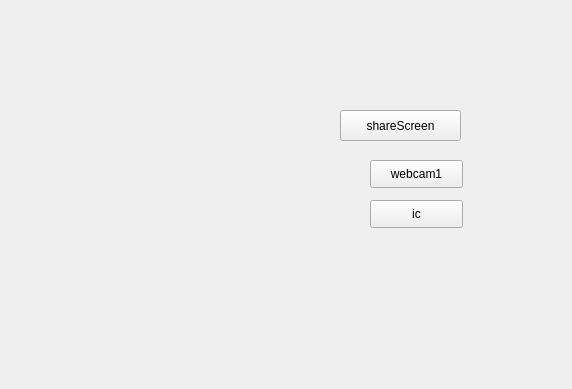
<?xml version="1.0" encoding="UTF-8"?>
<ui version="4.0">
 <class>CDlgShareDynBmps_qtClass</class>
 <widget class="QWidget" name="CDlgShareDynBmps_qtClass">
  <property name="geometry">
   <rect>
    <x>0</x>
    <y>0</y>
    <width>572</width>
    <height>389</height>
   </rect>
  </property>
  <property name="windowTitle">
   <string>CDlgShareDynBmps_qt</string>
  </property>
  <widget class="QWidget" name="widget_pic0" native="true">
   <property name="geometry">
    <rect>
     <x>40</x>
     <y>30</y>
     <width>481</width>
     <height>331</height>
    </rect>
   </property>
   <widget class="QPushButton" name="pushButton_shareScreen">
    <property name="geometry">
     <rect>
      <x>300</x>
      <y>80</y>
      <width>121</width>
      <height>31</height>
     </rect>
    </property>
    <property name="text">
     <string>shareScreen</string>
    </property>
   </widget>
  </widget>
  <widget class="QPushButton" name="pushButton_webcam1">
   <property name="geometry">
    <rect>
     <x>370</x>
     <y>160</y>
     <width>93</width>
     <height>28</height>
    </rect>
   </property>
   <property name="text">
    <string>webcam1</string>
   </property>
  </widget>
  <widget class="QPushButton" name="pushButton_ic">
   <property name="geometry">
    <rect>
     <x>370</x>
     <y>200</y>
     <width>93</width>
     <height>28</height>
    </rect>
   </property>
   <property name="text">
    <string>ic</string>
   </property>
  </widget>
 </widget>
 <layoutdefault spacing="6" margin="11"/>
 <resources/>
 <connections/>
</ui>
